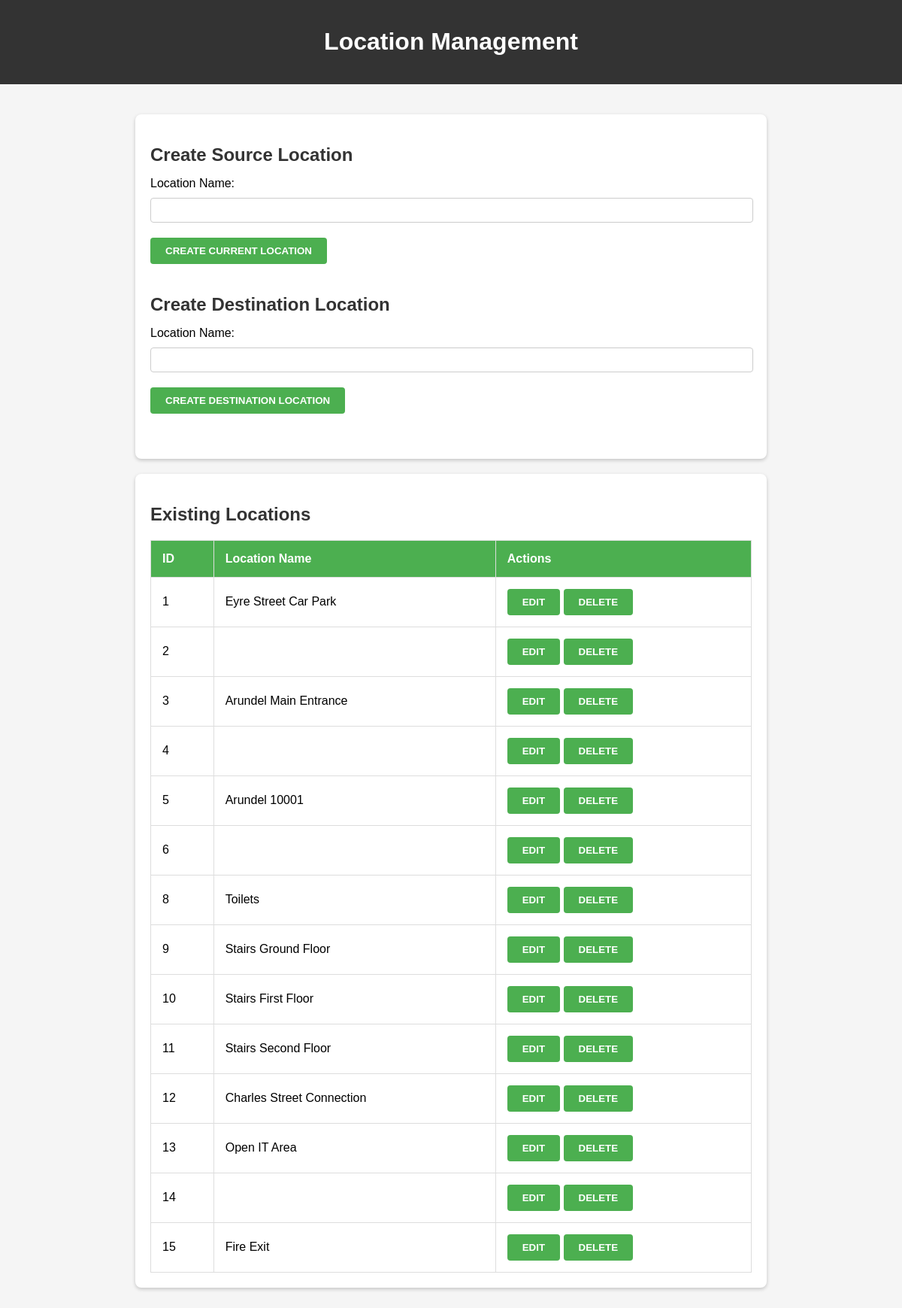
/Admin/admincrud.php, run on the app's committed database.
### tables this page shows
CREATE TABLE "Node" (
	"node_id"	INTEGER NOT NULL UNIQUE,
	"name"	TEXT,
	"symbol"	TEXT,
	"notes"	TEXT,
	"endpoint"	INTEGER,
	PRIMARY KEY("node_id" AUTOINCREMENT)
);

### Admin/admincrud.php (the view, shortened to what this page needs)
<?php
    $db = new SQLite3("databasepractice.db");
    $stmt = $db->prepare('SELECT node_id, name FROM Node');
    $result = $stmt->execute();
    $rows_array = [];
    while ($row = $result->fetchArray()) {
        $rows_array[] = $row;
    }
?>
<!DOCTYPE html>
<html lang="en">
<head>
    <link rel="stylesheet" href="../admincrud.css">
</head>
<body>
    <header>
        <h1>Location Management</h1>
    </header>
    <main>
        <section class="location-form-section">
            <h2>Create Source Location</h2>
            <form id="currentLocationForm" class="location-form">
                <div class="form-field">
                    <label for="currentLocationName">Location Name:</label>
                    <input type="text" id="currentLocationName" name="currentLocationName" required>
                </div>
                <button type="submit" class="action-btn">Create Current Location</button>
            </form>
            <h2>Create Destination Location</h2>
            <form id="destinationLocationForm" class="location-form">
                <div class="form-field">
                    <label for="destinationLocationName">Location Name:</label>
                    <input type="text" id="destinationLocationName" name="destinationLocationName" required>
                </div>
                <button type="submit" class="action-btn">Create Destination Location</button>
            </form>
        </section>
        <section class="existing-locations">
            <h2>Existing Locations</h2>
            <table>
                <thead>
                    <tr>
                        <th>ID</th>
                        <th>Location Name</th>
                        <th>Actions</th>
                    </tr>
                </thead>
                <tbody>
                <?php for ($i = 0; $i < count($rows_array); $i++):?>
                    <tr>
                        <td><?php echo $rows_array[$i][0] ?></td>
                        <td><?php echo $rows_array[$i][1] ?></td>
                        <td>
                        <form action="editEdges.php" method="post" style="display: inline;">
                            <button type="submit" name="edit" class="action-btn">Edit</button>
                        </form>
                        <form action="deleteNode.php" method="post" style="display: inline;" onsubmit="return confirm('Are you sure you want to delete this node?');">
                            <button type="submit" name="delete" class="action-btn">Delete</button>
                        </form>
                    </tr>
                    <?php endfor; ?>
                </tbody>
            </table>
        </section>
    </main>
</body>
</html>

### admincrud.css (style rules this page uses)
body { font-family: Arial, sans-serif; background-color: #f5f5f5; margin: 0; padding: 0; }
header { background-color: #333; color: white; text-align: center; padding: 1em 0; }
main { padding: 20px; }
.location-form-section, .existing-locations { max-width: 800px; margin: 20px auto; background-color: #fff; padding: 20px; border-radius: 8px; box-shadow: 0 2px 5px rgba(0, 0, 0, 0.2); }
h2 { color: #333; margin-bottom: 15px; }
.location-form { margin-bottom: 40px; }
.form-field { margin-bottom: 20px; }
label { display: block; margin-bottom: 10px; }
input[type="text"] { width: calc(100% - 16px); padding: 8px; border: 1px solid #ccc; border-radius: 4px; }
.action-btn { display: inline-block; background-color: #4CAF50; color: white; padding: 10px 20px; border: none; border-radius: 4px; cursor: pointer; font-weight: bold; text-transform: uppercase; transition: background-color 0.3s ease; }
table { width: 100%; border-collapse: collapse; margin-top: 20px; }
table, th, td { border: 1px solid #ddd; }
th, td { padding: 15px; text-align: left; }
th { background-color: #4CAF50; color: white; }

### data on the page
node: node_id "1", name "Eyre Street Car Park"
node: node_id "2"
node: node_id "3", name "Arundel Main Entrance"
node: node_id "4"
node: node_id "5", name "Arundel 10001"
node: node_id "6"
node: node_id "8", name "Toilets"
node: node_id "9", name "Stairs Ground Floor"
node: node_id "10", name "Stairs First Floor"
node: node_id "11", name "Stairs Second Floor"
node: node_id "12", name "Charles Street Connection"
node: node_id "13", name "Open IT Area"
node: node_id "14"
node: node_id "15", name "Fire Exit"
